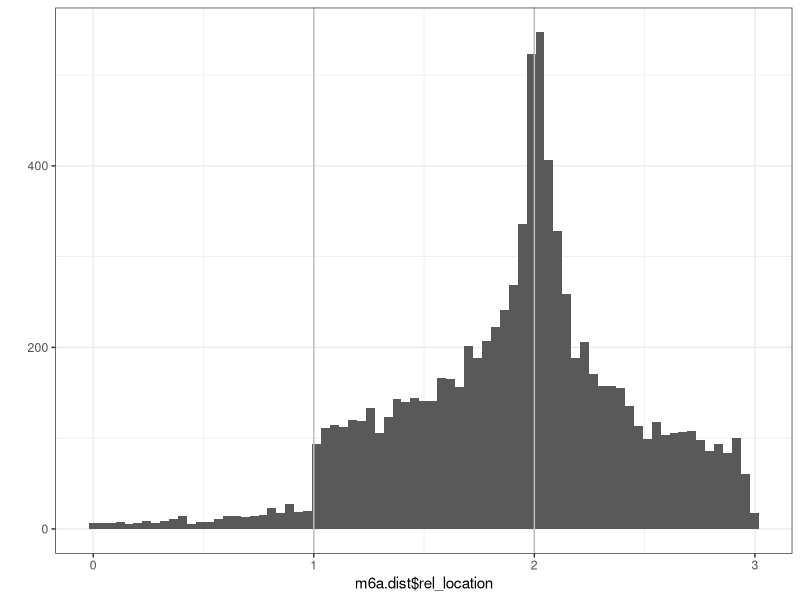
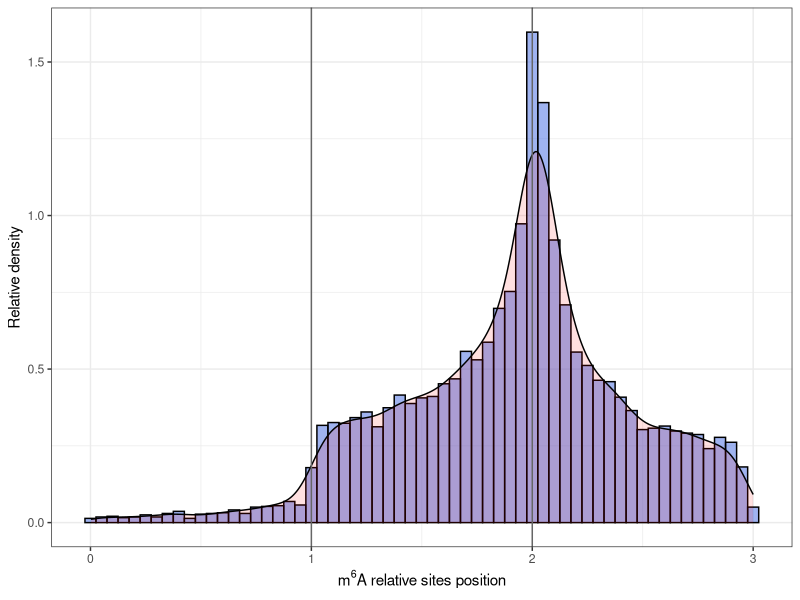

Write R code to recreate these figures, in order. (Note: this script raises an error after producing the figures.)
## ---- chunk 1
# packages are loaded with : (everytime you run the markdown)

library(tidyverse)
library(ggplot2)
library(grid)
library(scales)
#optional for the last graph
library(cowplot)

## ---- chunk 2
#read tab delim file
m6a.dist<-read.delim("annot_m6A.final.sorted.dist.measures.txt", header = T)
# we can further inspect the data stored in m6a.dist
dim(m6a.dist)
head(m6a.dist, 10)
class(m6a.dist)
## ---- chunk 3
# add the length of all section to get the full length
m6a.dist <- m6a.dist %>% mutate(., len = utr5_size + cds_size + utr3_size)

# group all sites by gene_name, than arrange them from longuest to shortest and only keep the longest gene_name, for unique coordinates (sites) 
m6a.dist <- group_by(m6a.dist, gene_name, ) %>% arrange(.,-len) %>% distinct(.,gene_name, coord, .keep_all = T) %>% arrange(.,chr, coord) %>% ungroup()# finaly sort data by chromosome, coordinates

#we can again inspect the sites and see that it worked!
dim(m6a.dist)
head(m6a.dist)
## ---- chunk 4
qplot(m6a.dist$rel_location, geom="histogram", bins=75) +
  geom_vline(xintercept = 1:2, col = "grey") +
  theme_bw()
## ---- chunk 5
ggplot(m6a.dist,aes(x=rel_location)) + # main function , defining what will be ploted
  geom_histogram(aes(y=stat(density)),binwidth=0.05, fill="royalblue", alpha=0.5, color="black")+   # histogram using a relative density instead of absolute counts
  geom_density(fill="red", alpha = 0.12)+   # superimpose a density plot
  geom_vline(xintercept = 1:2, col = "grey40") + # add lines at 5'-CDS and CDS-3'UTR junctions
  labs(y="Relative density", x=bquote(''*m^'6'*'A relative sites position'))+   # add custom label
  theme_bw()  #use a cleaner theme
## ---- chunk 6
summary(data.frame(m6a.dist$utr5_size, m6a.dist$cds_size, m6a.dist$utr3_size), na.rm=T)
## ---- chunk 7
# first we find the scaling factor based on median length ratio for 5'UTR and 3'UTR
utr5.SF <- median(m6a.dist$utr5_size, na.rm = T)/median(m6a.dist$cds_size, na.rm = T)
utr3.SF <- median(m6a.dist$utr3_size, na.rm = T)/median(m6a.dist$cds_size, na.rm = T)

#we can now rescale the values in rel_location for 5'UTR and 3'UTR using the "scale" library

m6a.dist<-m6a.dist %>% 
  mutate( scaled_location = case_when(
                          rel_location < 1 ~ rescale(rel_location, to = c(1-utr5.SF, 1), from = c(0,1)),   # case when in 5'UTR, rescale from 0 to 1 to 1-SF to 1
                          rel_location > 2 ~ rescale(rel_location, to = c(2, 2+utr3.SF), from = c(2,3)),   # case when in 3'UTR, rescale from 2 to 3 to 2 to 2+SF
                          rel_location >= 1 && rel_location <= 2 ~ rel_location))    # case when in CDS, keep value 

#We can then compare before and after transformation to see that the min and max values are closer to 1 and 2 respectively
summary(data.frame(m6a.dist$rel_location, m6a.dist$scaled_location), na.rm=T)
## ---- chunk 8
# Histogram
qplot(m6a.dist$scaled_location, geom="histogram") + 
  geom_vline(xintercept = 1:2, col = "grey") + 
  theme_bw()
## ---- chunk 9
ggplot(m6a.dist,aes(x=scaled_location)) + # main function , defining what will be ploted
  geom_histogram(aes(y=stat(density)),binwidth=0.025, fill="royalblue", alpha=0.5, color="black")+   # histogram using a relative density instead of absolute counts
  geom_density(fill="red", alpha = 0.12)+   # superimpose a density plot
  geom_vline(xintercept = 1:2, col = "grey40") + # add lines at 5'-CDS and CDS-3'UTR junctions
  labs(y="Relative density", x=bquote(''*m^'6'*'A relative sites position'))+   # add custom label
  theme_bw()  #use a cleaner theme
## ---- chunk 10
qplot(m6a.dist$scaled_location, geom="freqpoly") +
  geom_vline(xintercept = 1:2, col = "red") +
  theme_bw()
## ---- chunk 11
qplot(m6a.dist$scaled_location, geom="density") + 
  geom_vline(xintercept = 1:2, col = "red") +
  theme_bw()
## ---- chunk 12
# Histogram
qplot(m6a.dist$scaled_location, geom="histogram", bins=90) + 
  geom_vline(xintercept = 1:2, col = "grey") + 
  theme_bw()
## ---- chunk 13
text_5 <- textGrob("5'UTR", gp=gpar(fontsize=5, fontface="bold"))
text_3 <- textGrob("3'UTR", gp=gpar(fontsize=5, fontface="bold"))
text_cds <-textGrob("CDS", gp=gpar(fontsize=5, fontface="bold"))

ggplot(m6a.dist,aes(scaled_location)) +
  geom_vline(xintercept = 1:2, col = "red") +
  geom_density(outline.type = "full", fill="#2e47d9", alpha=0.25, adjust = 1/3)+
  geom_rug(alpha=0.05, outside = F, color="gray20")+
  geom_rect(xmax=max(m6a.dist$scaled_location),xmin=min(m6a.dist$scaled_location),ymax=-0.03,ymin=-0.09,colour="black",fill=NA, size=0.5)+
  labs(y="Relative density", x=bquote(''*m^'6'*'A sites position'))+
  scale_x_continuous(limits = c(min(m6a.dist$scaled_location), max(m6a.dist$scaled_location) ))+
  theme_classic()+
  theme(panel.background= element_rect(fill="#F8F8F8"),
        panel.grid.major = element_blank(),
        panel.grid.minor = element_blank(),
        axis.text.x=element_blank(),
        axis.ticks.x=element_blank())+
  annotation_custom(text_5,xmin=0.91,xmax=0.91,ymin=0.05,ymax=0.05) +
  annotation_custom(text_cds,xmin=1.10,xmax=1.10,ymin=0.05,ymax=0.05) +
  annotation_custom(text_3,xmin=2.1,xmax=2.1,ymin=0.05,ymax=0.05)+
  coord_cartesian(clip = "off")

## ---- chunk 14
#by default the last plot produced is saved, you can instead assign a plot to an object and use ggsave( "path/file.ext",plot)
ggsave("Metagene.lander.m6A.sites.jpeg", height = 2.5, width = 4.5, dpi = 600)
## ---- chunk 15
#If you do not have a second data set on hand:
#Generate a shuffled datasets with the same range of value as m6A data
m6a.shuffle <- m6a.dist %>% mutate(scaled_location = sample(seq(from=min(m6a.dist$scaled_location),    #same range of values
                                                                to = max(m6a.dist$scaled_location),
                                                                by = 0.001),
                                                            length(m6a.dist$scaled_location),          # maximum number of values
                                                            replace=T)) %>% 
  mutate(col="shuffle")  # label a new column with info about data - here it is the shuffled data

# label original dataset with m6a in the same column
m6a.dist<-m6a.dist %>% mutate(col="m6a")

# combine both datasets
combined<- bind_rows(m6a.dist, m6a.shuffle) #combine the rows of both datasets (as a unix Cat would do except that here you need the same columns to be present in both files)
## ---- chunk 16
ggplot(combined,aes(x=scaled_location, fill=col, color=col)) +
  geom_vline(xintercept = 1:2, col = "red") +
  geom_density(outline.type = "full", alpha=0.25, adjust = 1/3, col="black")+
  scale_fill_manual(values=c("#2e47d9", "#97b877"), guide=guide_legend("Dataset"))+
  scale_color_manual(values=c("#2e47d9", "#97b877"), guide='none')+
  geom_rug(alpha=0.02, outside = F)+
  geom_rect(xmax=max(combined$scaled_location),xmin=min(combined$scaled_location),ymax=-0.03,ymin=-0.09,colour="black",fill=NA)+
  labs(y="Relative density", x=bquote(''*m^'6'*'A sites position'))+
  scale_x_continuous(limits = c(min(combined$scaled_location), max(combined$scaled_location) ))+
  theme_classic()+
  theme(panel.background= element_rect(fill="#F8F8F8"),
        panel.grid.major = element_blank(),
        panel.grid.minor = element_blank(),
        axis.text.x=element_blank(),
        axis.ticks.x=element_blank())+
  annotation_custom(text_5,xmin=0.91,xmax=0.91,ymin=0.05,ymax=0.05) +
  annotation_custom(text_cds,xmin=1.10,xmax=1.10,ymin=0.05,ymax=0.05) +
  annotation_custom(text_3,xmin=2.1,xmax=2.1,ymin=0.05,ymax=0.05)+
  coord_cartesian(clip = "off")
## ---- chunk 17
UTR5_Start <- qplot(m6a.dist$utr5_st, geom="freqpoly", bins=26) +
  xlim (-50,500) +  geom_vline(xintercept = 1:2, col = "grey") + 
  theme_minimal()+theme(axis.title.x = element_blank())+theme(axis.text.x = element_text(angle = 45))
UTR5_end <- qplot(m6a.dist$utr5_end, geom="freqpoly", bins=50) +
  xlim (-500,500) + geom_vline(xintercept = 1:2, col = "grey") +
  theme_minimal()+theme(axis.title.x = element_blank())+theme(axis.text.x = element_text(angle = 45))
CDS_Start <- qplot(m6a.dist$cds_st, geom="freqpoly",bins=50) + 
  xlim (-500,500) + geom_vline(xintercept = 1:2, col = "grey") +
 theme_minimal()+theme(axis.title.x = element_blank())+theme(axis.text.x = element_text(angle = 45))
CDS_end <- qplot(m6a.dist$cds_end, geom="freqpoly", bins=50) + 
  xlim (-500,500) + geom_vline(xintercept = 1:2, col = "grey") +
  theme_minimal()+theme(axis.title.x = element_blank())+theme(axis.text.x = element_text(angle = 45))
UTR3_Start <- qplot(m6a.dist$utr3_st, geom="freqpoly", bins=50) +
  xlim (-500,500) + geom_vline(xintercept = 1:2, col = "grey") +
  theme_minimal()+theme(axis.title.x = element_blank())+theme(axis.text.x = element_text(angle = 45))
UTR3_end <- qplot(m6a.dist$utr3_end, geom="freqpoly", bins=26) +
  xlim (-500,50) + geom_vline(xintercept = 1:2, col = "grey") + 
  theme_minimal()+theme(axis.title.x = element_blank())+theme(axis.text.x = element_text(angle = 45))
## ---- chunk 18
#using cowplot
freq<- plot_grid(UTR5_Start, UTR5_end, CDS_Start, CDS_end, UTR3_Start, UTR3_end,
          labels=c("5'UTR Start", "5'UTR end", "CDS Start","CDS end", "3'UTR Start", "3'UTR end" ),
          label_x = c(0.25,0.25,0.25,0.25,0.25,0.25), label_size= 8, nrow = 3,
          label_y = c(1.05,1.05,1.05,1.05,1.05,1.05))+
  draw_plot_label("relative position to indicated feature" , x=0, y=0.02, size=8)+
  draw_plot_label("m6A sites Density" ,  x=0, y=0.3, size=8, angle=90)+
  coord_cartesian(xlim= c(0,1), ylim=c(-0.1, 1), clip = "off")

ggsave("freqpoly.jpeg", plot=freq, height = 6, width = 4, dpi=300)
